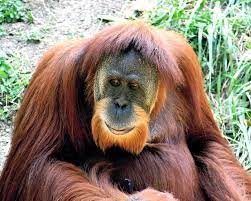
#> input picture orangutan.jpg, 251 x 201 px
$ python orangutan.py
#> lines starting #> are read from the running program, lines starting #| are printed output that depends on the picture
import cv2
import numpy as np

foto = cv2.imread("orangutan.jpg")
#> foto is the input picture: shape (201, 251, 3); mean B, G, R 112.3, 128.3, 143.9
cv2.imshow("orangutan",foto)
cv2.waitKey()
B = foto [:,:,0]
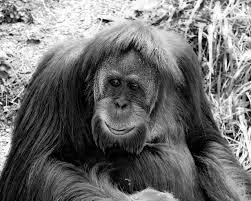
#> B: shape (201, 251); min 0, max 255, mean 112.3
G = foto [:,:,1]
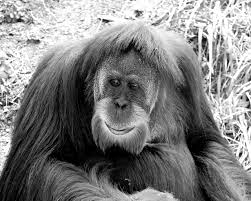
#> G: shape (201, 251); min 0, max 255, mean 128.3
R = foto [:,:,2]
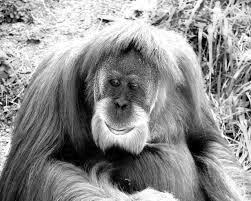
#> R: shape (201, 251); min 0, max 255, mean 143.9
cv2.imshow("Mavi",B)
cv2.imshow("Yesil",G)
cv2.imshow("Kirmizi",R)
cv2.waitKey()
print(foto.shape)
#| (201, 251, 3)
print(R.shape)
#| (201, 251)

x=1
y=0
kanal=0
yogunluk_rgb = foto [y, x, kanal]
#> yogunluk_rgb = 184
print("yogunluk:",yogunluk_rgb)
#| yogunluk: 184

yogunluk_r= R[y,x]
#> yogunluk_r = 177
print("yogunluk_gray :",yogunluk_r)
#| yogunluk_gray : 177

yogunluk_r= R [y,x]
print("yogunluk_gray : ",yogunluk_r)
#| yogunluk_gray :  177

maksimum_yogunluk = np.max(B)
#> maksimum_yogunluk = 255
minimum_yogunluk = np.min(B)
#> minimum_yogunluk = 0
print("maksimum yogunluk :",maksimum_yogunluk)
#| maksimum yogunluk : 255
print("minimum yogunluk :",minimum_yogunluk)
#| minimum yogunluk : 0

$ run again, with deneme.jpg copied over orangutan.jpg
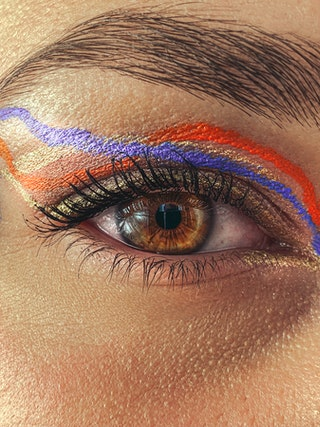
#> input picture deneme.jpg, 320 x 427 px
#> foto is the input picture: shape (427, 320, 3); mean B, G, R 95.4, 119.9, 161.2
#> `G = foto [:,:,1]`:
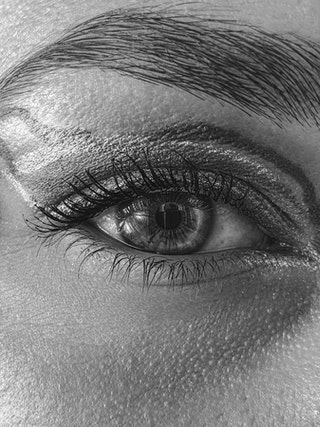
#> G: shape (427, 320); min 0, max 255, mean 119.9
#> `R = foto [:,:,2]`:
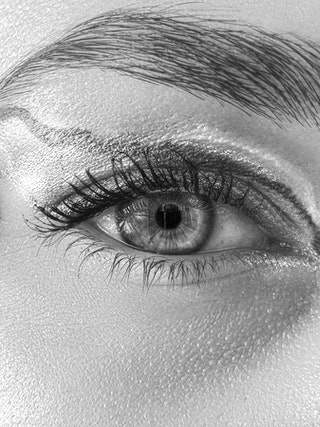
#> R: shape (427, 320); min 0, max 255, mean 161.2
#| (427, 320, 3)
#| (427, 320)
#> yogunluk_rgb = 161
#| yogunluk: 161
#> yogunluk_r = 231
#| yogunluk_gray : 231
#| yogunluk_gray :  231
#> maksimum_yogunluk = 255
#> minimum_yogunluk = 0
#| maksimum yogunluk : 255
#| minimum yogunluk : 0
